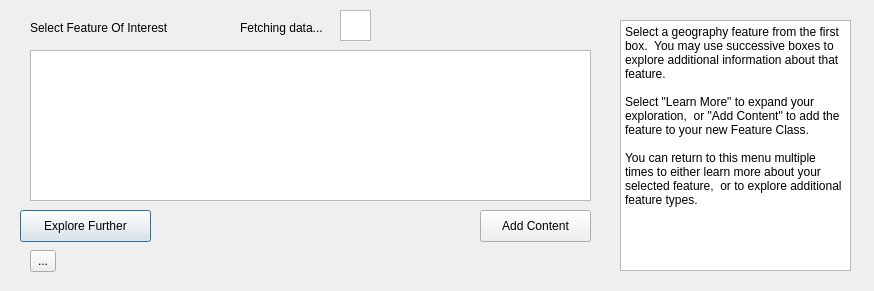
<?xml version="1.0" encoding="UTF-8"?>
<ui version="4.0">
 <class>kwg_property_mergeDialogBase</class>
 <widget class="QDialog" name="kwg_property_mergeDialogBase">
  <property name="geometry">
   <rect>
    <x>0</x>
    <y>0</y>
    <width>874</width>
    <height>291</height>
   </rect>
  </property>
  <property name="windowTitle">
   <string>KnowWhereGraph Explore Content</string>
  </property>
  <widget class="QLabel" name="label_keepExploringContent">
   <property name="geometry">
    <rect>
     <x>30</x>
     <y>20</y>
     <width>171</width>
     <height>16</height>
    </rect>
   </property>
   <property name="text">
    <string>Select Feature Of Interest</string>
   </property>
  </widget>
  <widget class="QPushButton" name="pushButton_learnMore">
   <property name="geometry">
    <rect>
     <x>20</x>
     <y>210</y>
     <width>131</width>
     <height>32</height>
    </rect>
   </property>
   <property name="text">
    <string>Explore Further</string>
   </property>
  </widget>
  <widget class="QPushButton" name="pushButton_save">
   <property name="geometry">
    <rect>
     <x>480</x>
     <y>210</y>
     <width>111</width>
     <height>32</height>
    </rect>
   </property>
   <property name="text">
    <string>Add Content</string>
   </property>
  </widget>
  <widget class="QTableWidget" name="tableWidget">
   <property name="geometry">
    <rect>
     <x>30</x>
     <y>50</y>
     <width>561</width>
     <height>151</height>
    </rect>
   </property>
  </widget>
  <widget class="QPlainTextEdit" name="plainTextEdit">
   <property name="geometry">
    <rect>
     <x>620</x>
     <y>20</y>
     <width>231</width>
     <height>251</height>
    </rect>
   </property>
   <property name="plainText">
    <string>Select a geography feature from the first box.  You may use successive boxes to explore additional information about that feature.

Select &quot;Learn More&quot; to expand your exploration,  or &quot;Add Content&quot; to add the feature to your new Feature Class.

You can return to this menu multiple times to either learn more about your selected feature,  or to explore additional feature types.</string>
   </property>
  </widget>
  <widget class="QToolButton" name="toolButton">
   <property name="geometry">
    <rect>
     <x>30</x>
     <y>250</y>
     <width>26</width>
     <height>22</height>
    </rect>
   </property>
   <property name="text">
    <string>...</string>
   </property>
  </widget>
  <widget class="QLabel" name="label">
   <property name="geometry">
    <rect>
     <x>240</x>
     <y>20</y>
     <width>101</width>
     <height>16</height>
    </rect>
   </property>
   <property name="text">
    <string>Fetching data...</string>
   </property>
  </widget>
  <widget class="QGraphicsView" name="graphicsView">
   <property name="geometry">
    <rect>
     <x>340</x>
     <y>10</y>
     <width>31</width>
     <height>31</height>
    </rect>
   </property>
  </widget>
 </widget>
 <resources/>
 <connections/>
</ui>
